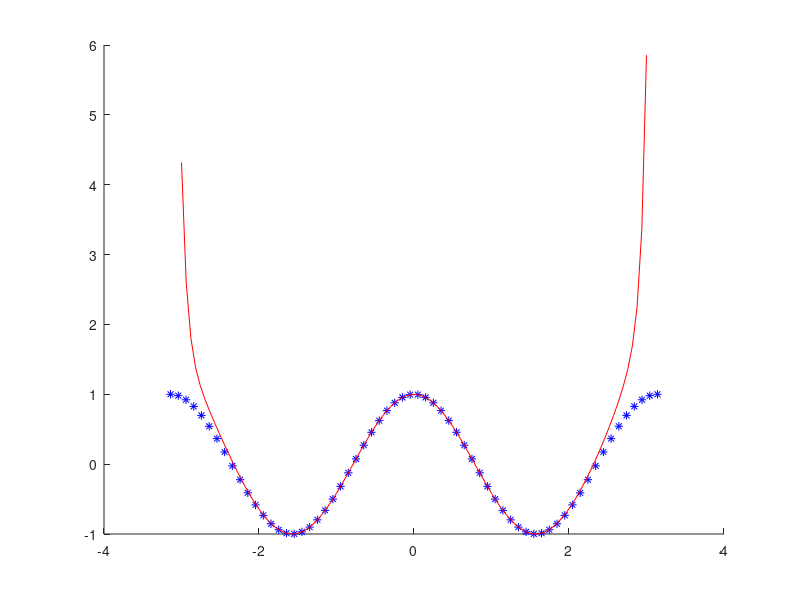

This figure's MATLAB source:
global M;M = 64;global N;N = 64;function y = f(x) % Signal generator  y = cos(2*x);endfunction y = g(x, w) % Polynomial fit  global M;  sum = 0;  for i=1:M    sum = sum + w(i) * x.^(i-1);  end  y = sum;endfunction y = outerProduct(a, b)  y = a.'*b;endfunction y = vandermonde(x)  global M;  for i=1:M    y(i) = x^(i-1);  endendfunction y = A(x)  global M;  global N;  summation = zeros(M,M);  for i=1:N    summation = summation + outerProduct(vandermonde(x(i)), vandermonde(x(i)));  end  y = summation;endfunction y = b(x, t)  global M;  global N;  summation = zeros(1, M);  for i=1:N    summation = summation + vandermonde(x(i)) * t(i);  end  y = summation;endclf;x = linspace(-pi, pi, N);y = f(x);%n = rand(1, N);%for i=1:N%  n(i) = n(i) - 0.5;%endw = inverse(A(x)) * b(x, y)'; %Add noise manuallyhold on;plot(x, y, 'b*');x = linspace(-3, 3);y = g(x, w);plot(x, y, 'r');%title(strcat('M:', num2str(M)));%saveas(gcf, strcat(num2str(M), '.png'));%saveas(gcf, 'data-noise.png');